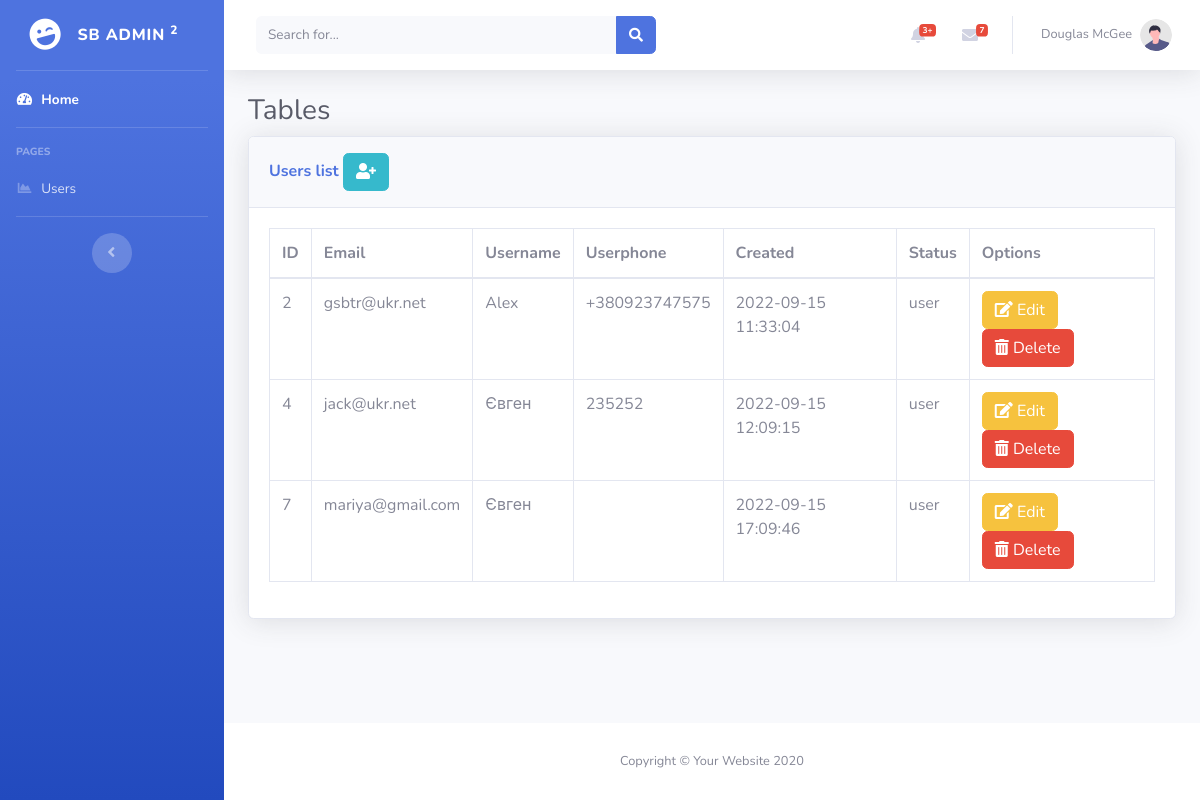
The page /admin/users.php (signed in) on the database its author committed.
### tables this page shows
CREATE TABLE `users` (
  `id` int(11) NOT NULL,
  `email` varchar(255) NOT NULL,
  `username` varchar(255) NOT NULL,
  `password` varchar(255) NOT NULL,
  `userphone` varchar(25) NOT NULL,
  `created` datetime NOT NULL DEFAULT current_timestamp(),
  `status` varchar(25) NOT NULL DEFAULT 'user'
);

### admin/modules/user/all.php (the view)
<div class="card shadow mb-4">
    <div class="card-header py-3">
        <h6 class="m-0 font-weight-bold text-primary">Users list
            <a href="?page=add" class="btn btn-info">
            <i class="fas fa-user-plus"></i>
            </a>
        </h6>
    </div>
    <div class="card-body">
        <div class="table-responsive">
            <table class="table table-bordered" id="dataTable" width="100%" cellspacing="0">
                <thead>
                    <tr>
                        <th>ID</th>
                        <th>Email</th>
                        <th>Username</th>
                        <th>Userphone</th>
                        <th>Created</th>
                        <th>Status</th>
                        <th>Options</th>
                    </tr>
                </thead>
                <tbody>
                    <?php
                    $sql = "SELECT * FROM `users` WHERE id != " . $userID;
                    $result = mysqli_query($conn, $sql);
                    while ($row = $result->fetch_assoc()) {
                    ?>
                        <tr>
                            <td> <?php echo $row['id']; ?></td>
                            <td><?php echo $row['email']; ?></td>
                            <td><?php echo $row['username']; ?></td>
                            <td><?php echo $row['userphone']; ?></td>
                            <td><?php echo $row['created']; ?></td>
                            <td><?php echo $row['status']; ?></td>
                            <td>
                                <a href="?page=edit&id=<?php echo $row['id'];?>" class="btn btn-warning">
                                    <i class="fas fa-edit"></i>
                                    Edit
                                </a>
                                <a href="/admin/modules/user/delete.php?id=<?php echo $row['id'];?>" class="btn btn-danger">
                                    <i class="fas fa-trash-alt"></i>
                                    Delete
                                </a>
                            </td>
                        </tr>
                    <?php
                    }
                    ?>
                </tbody>
            </table>
        </div>
    </div>
</div>

### admin/partials/header.php (shortened to what this page needs)
<?php
$is_session = isset($_SESSION["user_id"]) &&  $_SESSION["user_id"] != null;
$is_cookie = isset($_COOKIE["user_id"]) &&  $_COOKIE["user_id"] != null;
if($is_session || $is_cookie) {
    $userID = $is_session ? $_SESSION["user_id"] : $_COOKIE["user_id"];
} else {
  header('Location: /login.php');
}
?>
<!DOCTYPE html>
<html lang="en">
<head>
    <link href="/admin/assets/vendor/fontawesome-free/css/all.min.css" rel="stylesheet" type="text/css">
    <link href="/admin/assets/css/sb-admin-2.min.css" rel="stylesheet">
</head>
<body id="page-top">

### admin/users.php (shortened to what this page needs)
<?php
require($_SERVER['DOCUMENT_ROOT'] . '/admin/partials/header.php');
?>
<div id="wrapper">
    <?php
    require($_SERVER['DOCUMENT_ROOT'] . '/admin/partials/sidebar.php');
    ?>
    <div id="content-wrapper" class="d-flex flex-column">
        <div id="content">
            <nav class="navbar navbar-expand navbar-light bg-white topbar mb-4 static-top shadow">
                <form class="d-none d-sm-inline-block form-inline mr-auto ml-md-3 my-2 my-md-0 mw-100 navbar-search">
                    <div class="input-group">
                        <input type="text" class="form-control bg-light border-0 small" placeholder="Search for..." aria-label="Search" aria-describedby="basic-addon2">
                        <div class="input-group-append">
                            <button class="btn btn-primary" type="button">
                                <i class="fas fa-search fa-sm"></i>
                            </button>
                        </div>
                    </div>
                </form>
                <ul class="navbar-nav ml-auto">
                    <li class="nav-item dropdown no-arrow mx-1">
                        <a class="nav-link dropdown-toggle" href="#" id="alertsDropdown" role="button" data-toggle="dropdown" aria-haspopup="true" aria-expanded="false">
                            <i class="fas fa-bell fa-fw"></i>
                            <span class="badge badge-danger badge-counter">3+</span>
                        </a>
                    </li>
                    <li class="nav-item dropdown no-arrow mx-1">
                        <a class="nav-link dropdown-toggle" href="#" id="messagesDropdown" role="button" data-toggle="dropdown" aria-haspopup="true" aria-expanded="false">
                            <i class="fas fa-envelope fa-fw"></i>
                            <span class="badge badge-danger badge-counter">7</span>
                        </a>
                    </li>
                    <li class="nav-item dropdown no-arrow">
                        <a class="nav-link dropdown-toggle" href="#" id="userDropdown" role="button" data-toggle="dropdown" aria-haspopup="true" aria-expanded="false">
                            <span class="mr-2 d-none d-lg-inline text-gray-600 small">Douglas McGee</span>
                            <img class="img-profile rounded-circle" src="img/undraw_profile.svg">
                        </a>
                    </li>
                </ul>
            </nav>
            <div class="container-fluid">
                <h1 class="h3 mb-2 text-gray-800">Tables</h1>
                <?php
                if(empty($_GET)) {
                    require($_SERVER['DOCUMENT_ROOT'] . '/admin/modules/user/all.php');
                }
                ?>
            </div>
        </div>
        <footer class="sticky-footer bg-white">
            <div class="container my-auto">
                <div class="copyright text-center my-auto">
                    <span>Copyright &copy; Your Website 2020</span>
                </div>
            </div>
        </footer>
    </div>
</div>
<?php
require($_SERVER['DOCUMENT_ROOT'] . '/admin/partials/footer.php');
?>

### admin/partials/sidebar.php
<ul class="navbar-nav bg-gradient-primary sidebar sidebar-dark accordion" id="accordionSidebar">
        <a class="sidebar-brand d-flex align-items-center justify-content-center" href="index.html">
            <div class="sidebar-brand-icon rotate-n-15">
                <i class="fas fa-laugh-wink"></i>
            </div>
            <div class="sidebar-brand-text mx-3">SB Admin <sup>2</sup></div>
        </a>
        <hr class="sidebar-divider my-0">
        <li class="nav-item active">
            <a class="nav-link" href="/admin/">
                <i class="fas fa-fw fa-tachometer-alt"></i>
                <span>Home</span></a>
        </li>
        <hr class="sidebar-divider">
        <div class="sidebar-heading">
            Pages
        </div>
        <li class="nav-item">
            <a class="nav-link" href="/admin/users.php">
                <i class="fas fa-fw fa-chart-area"></i>
                <span>Users</span></a>
        </li>
        <hr class="sidebar-divider d-none d-md-block">
        <div class="text-center d-none d-md-inline">
            <button class="rounded-circle border-0" id="sidebarToggle"></button>
        </div>
    </ul>

### admin/partials/footer.php (shortened to what this page needs)
</body>
</html>

### rows shown on the page
users: id "2", email "gsbtr@ukr.net", username "Alex", userphone "+380923747575", created "2022-09-15 11:33:04", status "user"
users: id "4", email "jack@ukr.net", username "Євген", userphone "235252", created "2022-09-15 12:09:15", status "user"
users: id "7", email "mariya@gmail.com", username "Євген", created "2022-09-15 17:09:46", status "user"
